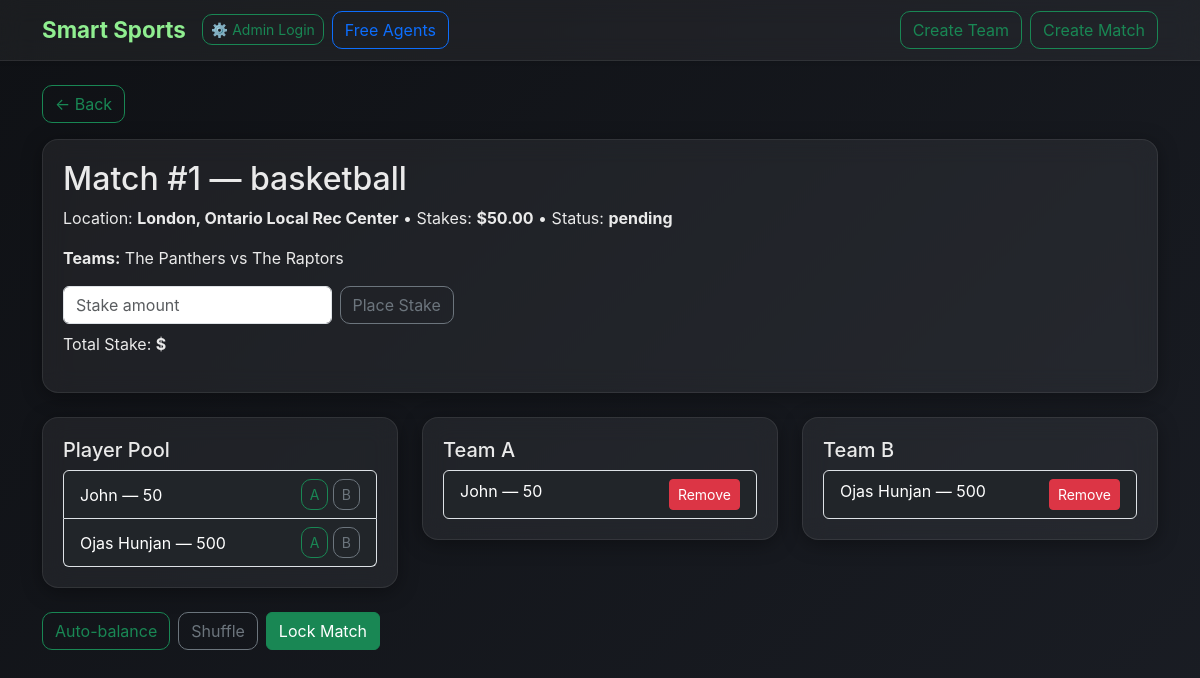
Page /matches/1 on the committed database.
### app/models.py (models this page shows, shortened)
class Match(db.Model):
    id = db.Column(db.Integer, primary_key=True)
    sport = db.Column(db.String(80), nullable=False, default="soccer")
    location = db.Column(db.String(200), nullable=True)
    date = db.Column(db.DateTime, nullable=True)
    team1_id = db.Column(db.Integer, db.ForeignKey('team.id'), nullable=True)
    team2_id = db.Column(db.Integer, db.ForeignKey('team.id'), nullable=True)
    stakes = db.Column(db.Float, default=0.0)
    status = db.Column(db.String(50), default="pending")
    created_at = db.Column(db.DateTime, default=datetime.utcnow)
    team1 = db.relationship("Team", foreign_keys=[team1_id], lazy=True)
    team2 = db.relationship("Team", foreign_keys=[team2_id], lazy=True)
    winner_team_id = db.Column(db.Integer, db.ForeignKey('team.id'), nullable=True)

class Team(db.Model):
    id = db.Column(db.Integer, primary_key=True)
    name = db.Column(db.String(120), nullable=False)
    total_winnings = db.Column(db.Float, default=0)
    color = db.Column(db.String(30), nullable=True)
    skill_rating = db.Column(db.Integer, default=50)
    skill = db.Column(db.Integer, default=50)
    created_at = db.Column(db.DateTime, default=datetime.utcnow)
    sport = db.Column(db.String(50), nullable=True, default="soccer")
    captain_id = db.Column(db.Integer, db.ForeignKey('player.id'), nullable=True)
    matches_played = db.Column(db.Integer, default=0)
    matches_won = db.Column(db.Integer, default=0)
    matches_lost = db.Column(db.Integer, default=0)
    stripe_account_id = db.Column(db.String(255))
    stripe_customer_id = db.Column(db.String(255))
    is_free_agent_pool = db.Column(db.Boolean, default=False)
    players = db.relationship("Player", backref="team", lazy=True, foreign_keys="Player.team_id")
    email = db.Column(db.String(120), unique=True, nullable=False)
    password_hash = db.Column(db.String(255), nullable=False)

class Player(db.Model):
    id = db.Column(db.Integer, primary_key=True)
    name = db.Column(db.String(120), nullable=False)
    email = db.Column(db.String(200), nullable=True)
    role = db.Column(db.String(80), nullable=True)
    skill_rating = db.Column(db.Integer, default=50)
    invited = db.Column(db.Boolean, default=False)
    team_id = db.Column(db.Integer, db.ForeignKey('team.id'), nullable=True)
    games_played = db.Column(db.Integer, default=0)
    wins = db.Column(db.Integer, default=0)
    losses = db.Column(db.Integer, default=0)
    is_admin = db.Column(db.Boolean, default=False)
    skills = db.relationship("PlayerSkill", backref="player", lazy=True, cascade="all, delete-orphan")

### app/routes.py (the view)
@app.route("/matches/<int:match_id>")
def match_detail(match_id):
    match = Match.query.get_or_404(match_id)
    pool = []
    if match.team1_id:
        pool += Player.query.filter_by(team_id=match.team1_id).all()
    if match.team2_id:
        pool += Player.query.filter_by(team_id=match.team2_id).all()
    assignments = MatchAssignment.query.filter_by(match_id=match.id).all()
    assigned_a = [a.player for a in assignments if a.team_side == 'A']
    assigned_b = [a.player for a in assignments if a.team_side == 'B']
    locked = (match.status == "locked")
    return render_template("match_detail.html", match=match, pool=pool, assigned_a=assigned_a, assigned_b=assigned_b, locked=locked)

### app/templates/match_detail.html (shortened to what this page needs)
{% extends "base.html" %}
{% block content %}
<a href="{{ url_for('index') }}" class="btn btn-outline-success mb-3">&larr; Back</a>
<div class="glass-card mb-4">
    <h2>Match #{{ match.id }} — {{ match.sport }}</h2>
    <p>
        Location: <strong>{{ match.location or 'TBD' }}</strong> •
        Stakes: <strong>${{ "%.2f"|format(match.stakes) }}</strong> •
        Status: <strong>{{ match.status }}</strong>
    </p>
    <p><strong>Teams:</strong> {{ match.team1.name if match.team1 else 'Open' }} vs {{ match.team2.name if match.team2 else 'Open' }}</p>
    <form method="POST" action="{{ url_for('place_stake', match_id=match.id) }}" class="mt-3 d-flex gap-2">
        <input type="number" step="0.01" name="amount" class="form-control w-25" placeholder="Stake amount" required>
        <button type="submit" class="btn btn-outline-secondary">Place Stake</button>
    </form>
    <p class="mt-2">Total Stake: <strong>${{ match.stake }}</strong></p>
</div>
<div class="row g-4">
    <div class="col-md-4">
        <div class="glass-card">
            <h5>Player Pool</h5>
            <ul class="list-group mt-2">
            {% for p in pool %}
                <li class="list-group-item bg-dark text-white d-flex justify-content-between align-items-center">
                    {{ p.name }} — {{ p.skill_rating }}
                    {% if not locked %}
                    <div>
                        <button class="btn btn-sm btn-outline-success btn-assign" data-player-id="{{ p.id }}" data-side="A">A</button>
                        <button class="btn btn-sm btn-outline-secondary btn-assign" data-player-id="{{ p.id }}" data-side="B">B</button>
                    </div>
                    {% endif %}
                </li>
            {% else %}
                <li class="list-group-item text-muted">No players in pool</li>
            {% endfor %}
            </ul>
        </div>
    </div>
    <div class="col-md-4">
        <div class="glass-card">
            <h5>Team A</h5>
            <ul class="list-group mt-2">
                {% for p in assigned_a %}
                <li class="list-group-item bg-dark text-white">
                    {{ p.name }} — {{ p.skill_rating }}
                    {% if not locked %}
                    <button class="btn btn-sm btn-danger btn-remove float-end" data-player-id="{{ p.id }}">Remove</button>
                    {% endif %}
                </li>
                {% endfor %}
            </ul>
        </div>
    </div>
    <div class="col-md-4">
        <div class="glass-card">
            <h5>Team B</h5>
            <ul class="list-group mt-2">
                {% for p in assigned_b %}
                <li class="list-group-item bg-dark text-white">
                    {{ p.name }} — {{ p.skill_rating }}
                    {% if not locked %}
                    <button class="btn btn-sm btn-danger btn-remove float-end" data-player-id="{{ p.id }}">Remove</button>
                    {% endif %}
                </li>
                {% endfor %}
            </ul>
        </div>
    </div>
</div>
<div class="mt-4 d-flex gap-2">
    {% if not locked %}
        <button id="btn-balance" class="btn btn-outline-success">Auto-balance</button>
        <button id="btn-shuffle" class="btn btn-outline-secondary">Shuffle</button>
        <button id="btn-lock" class="btn btn-success">Lock Match</button>
    {% else %}
        <button id="btn-lock" class="btn btn-warning">Unlock Match</button>
    {% endif %}
</div>
{% endblock %}

### app/templates/base.html (style rules this page uses)
body { background: linear-gradient(135deg, #0f1115, #1a1d24); color: #eaeaea; min-height: 100vh; font-family: 'Inter', sans-serif; }
.glass-card { background: rgba(255, 255, 255, 0.06); border-radius: 16px; padding: 20px; border: 1px solid rgba(255, 255, 255, 0.08); backdrop-filter: blur(12px); box-shadow: 0 4px 20px rgba(0,0,0,0.35); }
.btn-outline-success, .btn-outline-secondary, .btn-outline-primary { border-radius: 10px; transition: 0.2s; }

### rows in the picture
Match: id "1", sport "basketball", location "London, Ontario Local Rec Center", stakes "50.00", status "pending"
Team: team1 "The Panthers"
Team: team2 "The Raptors"
Player: name "John", skill_rating "50"
Player: name "Ojas Hunjan", skill_rating "500"
